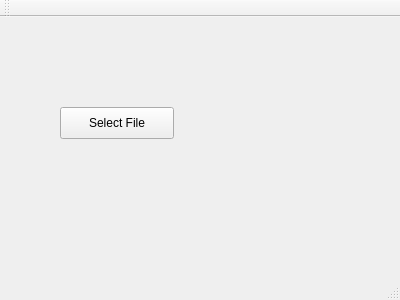
<?xml version="1.0" encoding="UTF-8"?>
<ui version="4.0">
 <class>MainWindow</class>
 <widget class="QMainWindow" name="MainWindow">
  <property name="geometry">
   <rect>
    <x>0</x>
    <y>0</y>
    <width>400</width>
    <height>300</height>
   </rect>
  </property>
  <property name="windowTitle">
   <string>MainWindow</string>
  </property>
  <widget class="QWidget" name="centralWidget">
   <widget class="QPushButton" name="pushButton">
    <property name="geometry">
     <rect>
      <x>60</x>
      <y>90</y>
      <width>114</width>
      <height>32</height>
     </rect>
    </property>
    <property name="text">
     <string>Select File</string>
    </property>
   </widget>
  </widget>
  <widget class="QMenuBar" name="menuBar">
   <property name="geometry">
    <rect>
     <x>0</x>
     <y>0</y>
     <width>400</width>
     <height>22</height>
    </rect>
   </property>
  </widget>
  <widget class="QToolBar" name="mainToolBar">
   <attribute name="toolBarArea">
    <enum>TopToolBarArea</enum>
   </attribute>
   <attribute name="toolBarBreak">
    <bool>false</bool>
   </attribute>
  </widget>
  <widget class="QStatusBar" name="statusBar"/>
 </widget>
 <layoutdefault spacing="6" margin="11"/>
 <resources/>
 <connections/>
</ui>
